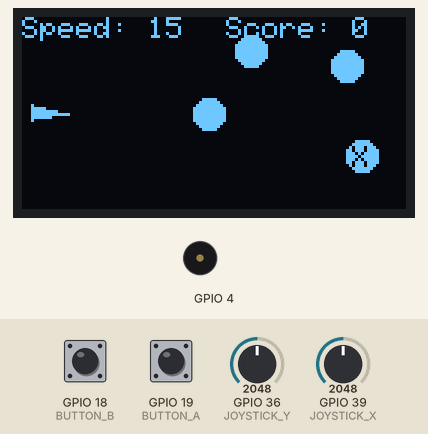
A sketch run on a simulated ESP32. Shown: 128×64 one-colour display, buzzer (waves = sounding). Inputs (shaded band) come from the test bench; at power-on: GPIO 19 (BUTTON_A) HIGH, GPIO 36 (JOYSTICK_Y) = 2048, GPIO 18 (BUTTON_B) HIGH, GPIO 39 (JOYSTICK_X) = 2048. Random numbers use the default seed unless the sketch sets one; EEPROM starts erased.

Above: at 4.2 s.
4.3 s: GPIO 19 (BUTTON_A) pulled LOW for 0.15 s
At 7.1 s:
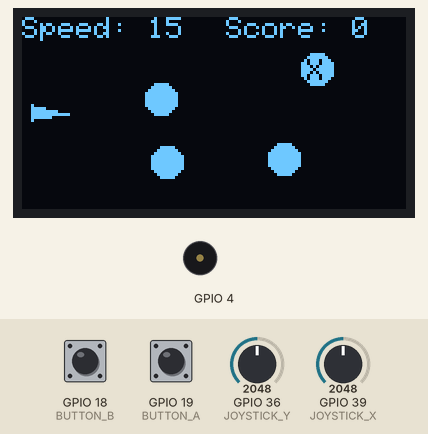
7.4 s: GPIO 36 (JOYSTICK_Y) set to 50
8.9 s: GPIO 36 (JOYSTICK_Y) set to 43
At 9.51 s:
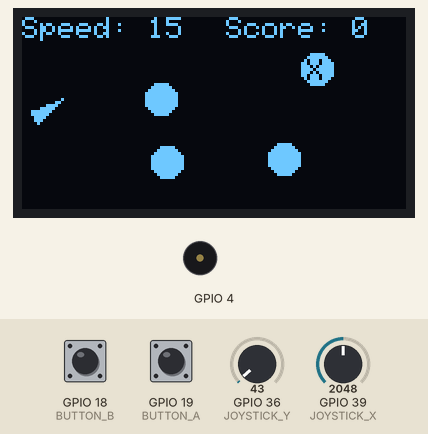
10.4 s: GPIO 18 (BUTTON_B) pulled LOW for 0.15 s
At 10.59 s:
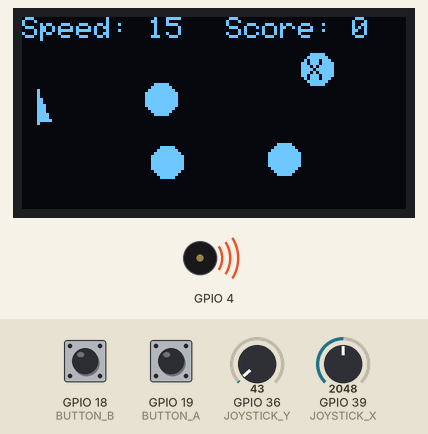
11.1 s: GPIO 39 (JOYSTICK_X) set to 4095
At 11.6 s:
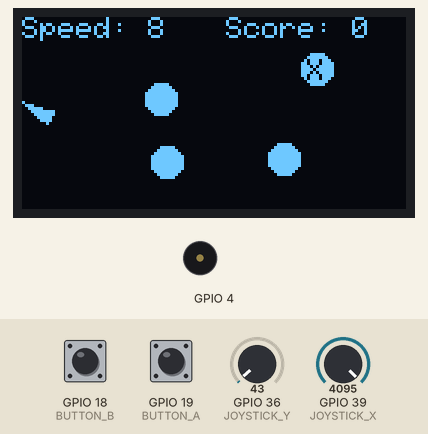
12.9 s: GPIO 19 (BUTTON_A) pulled LOW for 1 s
At 14.81 s:
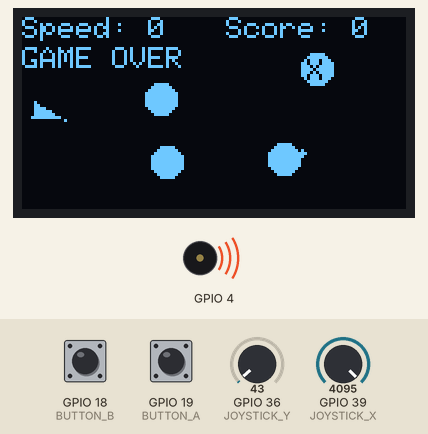
Timing chart, 0 to 15.5 s (numbered marks = the images above; inputs shaded):
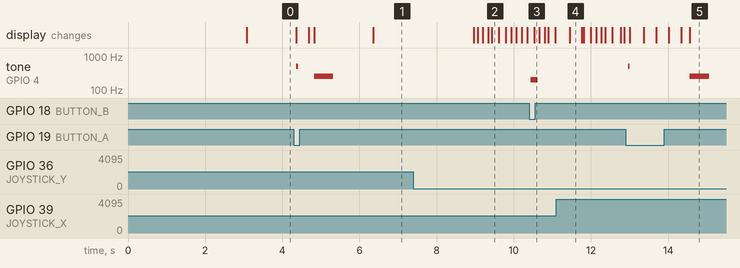

Measured:
- the behaviour switches between 48 and 47 on GPIO 36 (JOYSTICK_Y) (found by bisection; images 1 and 2)
- after the input at 4.3 s, tone on GPIO 4: silent → 500 Hz after 0.07 s, → silent 0.05 s later, → 250 Hz 0.41 s later, → silent 0.50 s later; the display: first changes after 0.07 s (image 1 shows a later state)
- after the input at 7.4 s, every drawn part: stays the same
- after the input at 8.9 s, the display: first changes after 0.07 s (image 2 shows a later state)
- after the input at 10.4 s, tone on GPIO 4: silent → 200 Hz at once, → silent 0.18 s later
- after the input at 12.9 s, tone on GPIO 4: silent → 500 Hz after 0.06 s, → silent 0.05 s later, → 250 Hz 1.6 s later, → silent 0.50 s later

The sketch:

gravity_game.ino
```cpp
#include <Adafruit_GFX.h>
#include <Adafruit_SSD1306.h>
#include <Arduino.h>
#include <Preferences.h>

Preferences preferences;
int highScore;

#define BUTTON_A 19
#define BUTTON_B 18
#define JOYSTICK_X 39
#define JOYSTICK_Y 36

#define SCREEN_WIDTH 128
#define SCREEN_HEIGHT 64
#define OLED_RESET -1
Adafruit_SSD1306 display(SCREEN_WIDTH, SCREEN_HEIGHT, &Wire, OLED_RESET);

#define JOYSTICK_DEADZONE 2000
#define ROTATION_SPEED 0.05f

#define SHIP_SIZE 8

#define MIN_BULLET_SPEED 0
#define MAX_BULLET_SPEED 15
#define MAX_BULLET_DISTANCE 100
#define BULLET_SIZE 1

#define PLANET_SIZE 5
#define GRAVITATIONAL_CONSTANT 2.0f
#define MAX_PLANETS 4
#define SIDE_BUFFER 10
#define LEFT_SIDE_BUFFER 35
#define MIN_PLANET_DISTANCE 20

#define BUZZER 4
#define SOUND_DURATION_MS 10

struct ship {
  float positionx;
  float positiony;
  float direction;
  int size;
  bool fireBlaster;
  int bulletSpeed;
};

struct bullet {
  float positionx;
  float positiony;
  float old_positionx;  // to check collision tunneling
  float old_positiony;  // to check collision tunneling
  float direction;
  float velocityX;
  float velocityY;
  int distanceTraveled;
  bool active;
};

struct planet {
  float positionx;
  float positiony;
  int size;
  float mass;
  bool isTarget;
};

ship playerShip;
bullet playerBullet;
planet planets[MAX_PLANETS];

enum SoundType {
  FIRE,
  SCORE,
  CRASH,
  NONE
};

struct sound {
  SoundType sound;
  bool newSound;
  unsigned long soundEnd;
};

sound gameSound;

unsigned long points = 0; // Point counter

void setup() {
  Serial.begin(9600);
  pinMode(BUTTON_A, INPUT_PULLUP);
  pinMode(BUTTON_B, INPUT_PULLUP);

  if (!display.begin(SSD1306_SWITCHCAPVCC, 0x3C)) {
    Serial.println(F("SSD1306 allocation failed"));
    for (;;);
  }

  // init buzzer
  if (!ledcAttachChannel(BUZZER, 2000, 8, 0)) { // pin, freq, resolution, channel
    Serial.println(F("Buzzer pwm init failed"));
    for (;;);
    }

  // store high score
  preferences.begin("highScore", false);

  // trigger high score reset
  if (!digitalRead(BUTTON_A) && !digitalRead(BUTTON_B)) {

    // Save the reset high score
    preferences.putInt("highScore", 0);

    display.clearDisplay();
    display.setTextSize(1);
    display.setTextColor(WHITE);
    display.setCursor(0, 0);
    display.println("High Score Reset!");
    display.display();

    delay(1000);
  }

  // get high score
  highScore = preferences.getInt("highScore", 0);

  showStartupLogo();
  startGame();
}

void showStartupLogo() {
  display.clearDisplay();
  display.setTextSize(2);
  display.setTextColor(WHITE);
  display.setCursor(0, 0);
  display.println("Gravity");
  display.println("Game");
  display.setTextSize(1);
  display.println();
  display.print("High Score: ");
  display.print(highScore);
  display.display();
  delay(3000);
}

void startGame() {

  // Init sound
  gameSound = {
    NONE,
    false,
    0
  };

  points = 0;

  resetGameObjects();

}

bool isPlanetOverlapping(float x, float y, int index) {
  for (int i = 0; i < index; i++) {
    float dx = x - planets[i].positionx;
    float dy = y - planets[i].positiony;
    float distanceSquared = dx * dx + dy * dy;
    if (distanceSquared < MIN_PLANET_DISTANCE * MIN_PLANET_DISTANCE) {
      return true;
    }
  }
  return false;
}

void resetGameObjects() {

  // Init ship
  playerShip = {
    7,                   // positionx
    SCREEN_HEIGHT / 2.0f, // positiony
    0.0f,                 // direction (in radians)
    SHIP_SIZE,            // size
    false,                // blaster
    15                    // bullet speed
  };

  // Init planets
  for (int i = 0; i < MAX_PLANETS; i++) {
    float x, y;
    do {
      x = random(LEFT_SIDE_BUFFER, SCREEN_WIDTH - SIDE_BUFFER);
      y = random(SIDE_BUFFER, SCREEN_HEIGHT - SIDE_BUFFER);
    } while (isPlanetOverlapping(x, y, i));

    planets[i] = {
      x,                                            // x
      y,                                            // y
      PLANET_SIZE,                                  // size
      PI * (float)PLANET_SIZE * (float)PLANET_SIZE, // mass
      false                                         // isTarget
    };
  }

  // Select the planet with the highest x-coordinate as the target
  int rightmostPlanetIndex = 0;
  float maxX = planets[0].positionx;

  for (int i = 1; i < MAX_PLANETS; i++) {
      if (planets[i].positionx > maxX) {
          maxX = planets[i].positionx;
          rightmostPlanetIndex = i;
      }
  }

  planets[rightmostPlanetIndex].isTarget = true;

}


void loop() {
  handleController();
  applyGravity();
  updateBullet();
  checkCollision();
  render();
  playSound();

  delay(20);  // Adjust for desired frame rate
}

void handleController() {
  int joystickX = analogRead(JOYSTICK_Y) - 2048;
  int joystickY = analogRead(JOYSTICK_X) - 2048;

  // Rotate ship
  if (abs(joystickX) > JOYSTICK_DEADZONE) {
    float rotationAmount = (float)joystickX / 2048.0f * ROTATION_SPEED;
    playerShip.direction += rotationAmount;

    // Keep direction between 0 and 2π
    if (playerShip.direction < 0) playerShip.direction += 2 * PI;
    if (playerShip.direction >= 2 * PI) playerShip.direction -= 2 * PI;
  }

  // Set bullet speed
  if (abs(joystickY) > JOYSTICK_DEADZONE) {
    if (joystickY < 0) {
      playerShip.bulletSpeed += 1;
    }
    else {
      playerShip.bulletSpeed -= 1;
    }

    if (playerShip.bulletSpeed > MAX_BULLET_SPEED) playerShip.bulletSpeed = MAX_BULLET_SPEED;
    if (playerShip.bulletSpeed < MIN_BULLET_SPEED) playerShip.bulletSpeed = MIN_BULLET_SPEED;
  }

  // Handle reset button
  if (!digitalRead(BUTTON_B)) {
    playerBullet.active = false;

    gameSound.newSound = true;
    gameSound.sound = CRASH;
  }

  // Handle blaster firing
  if (!digitalRead(BUTTON_A) && !playerBullet.active) {
    playerShip.fireBlaster = true;

    gameSound.newSound = true;
    gameSound.sound = FIRE;
  } else {
    playerShip.fireBlaster = false;
  }

  // Fire bullet if fireBlaster is true and no active bullet
  if (playerShip.fireBlaster && !playerBullet.active) {

    // position
    playerBullet.positionx = playerShip.positionx;
    playerBullet.positiony = playerShip.positiony;

    // direction
    playerBullet.direction = playerShip.direction;

    // velocity
    playerBullet.velocityX = cos(playerBullet.direction) * (float)playerShip.bulletSpeed / 4.0;
    playerBullet.velocityY = sin(playerBullet.direction) * (float)playerShip.bulletSpeed / 4.0;

    playerBullet.distanceTraveled = 0;
    playerBullet.active = true;
  }
}

void updateBullet() {
  if (playerBullet.active) {

    // Update ship position based on velocity
    playerBullet.old_positionx = playerBullet.positionx;
    playerBullet.old_positiony = playerBullet.positiony;

    playerBullet.positionx += playerBullet.velocityX;
    playerBullet.positiony += playerBullet.velocityY;

    playerBullet.distanceTraveled += 1;

    // Deactivate bullet if it has traveled the maximum distance
    if (playerBullet.distanceTraveled >= MAX_BULLET_DISTANCE) {
      playerBullet.active = false;

      gameSound.newSound = true;
      gameSound.sound = CRASH;
    }

    // check for reset if bullet way outside play box
    if ( abs(playerBullet.positionx) > 1000 || abs(playerBullet.positiony) > 1000 ) {
      playerBullet.active = false;

      gameSound.newSound = true;
      gameSound.sound = CRASH;
    }
  }
}

void applyGravity() {
  if (playerBullet.active) {
    for (int i = 0; i < MAX_PLANETS; i++) {
      float dx = planets[i].positionx - playerBullet.positionx;
      float dy = planets[i].positiony - playerBullet.positiony;
      float distanceSquared = dx * dx + dy * dy;

      // Avoid division by zero and limit maximum gravitational force
      if (distanceSquared < 1) distanceSquared = 1;

      float force = (GRAVITATIONAL_CONSTANT * planets[i].mass) / distanceSquared;

      // Apply gravitational force to bullet's velocity components
      playerBullet.velocityX += (dx / sqrt(distanceSquared)) * force;
      playerBullet.velocityY += (dy / sqrt(distanceSquared)) * force;
    }
  }
}

void checkCollision() {
  if (playerBullet.active) {

    // Number of discreet steps to check
    const int steps = 10;

    for (int step = 0; step <= steps; step++) {
      // Calculate the position to check
      float checkX = playerBullet.old_positionx + (playerBullet.positionx - playerBullet.old_positionx) * step / steps;
      float checkY = playerBullet.old_positiony + (playerBullet.positiony - playerBullet.old_positiony) * step / steps;

      for (int i = 0; i < MAX_PLANETS; i++) {
        float dx = checkX - planets[i].positionx;
        float dy = checkY - planets[i].positiony;
        float distanceSquared = dx*dx + dy*dy;

        // Check if this point is inside the planet's circle
        if (distanceSquared <= planets[i].size * planets[i].size) {
          playerBullet.active = false;
          if (planets[i].isTarget) {
            points++; // increase points

            gameSound.newSound = true;
            gameSound.sound = SCORE;

            resetGameObjects();
          } else {
            gameOver();
          }
          return;
        }
      }
    }
  }
}

void render() {
  display.clearDisplay();

  // Display points
  display.setTextSize(1);
  display.setTextColor(WHITE);
  display.setCursor(SCREEN_WIDTH - 60, 0); // Position the text at the top-right corner
  display.print("Score: ");
  display.print(points);

  // Draw ship (triangle)
  int x1 = playerShip.positionx + playerShip.size * cos(playerShip.direction);
  int y1 = playerShip.positiony + playerShip.size * sin(playerShip.direction);
  int x2 = playerShip.positionx + playerShip.size/2 * cos(playerShip.direction + 2.5);
  int y2 = playerShip.positiony + playerShip.size/2 * sin(playerShip.direction + 2.5);
  int x3 = playerShip.positionx + playerShip.size/2 * cos(playerShip.direction - 2.5);
  int y3 = playerShip.positiony + playerShip.size/2 * sin(playerShip.direction - 2.5);
  display.fillTriangle(x1, y1, x2, y2, x3, y3, WHITE);

  // Draw bullet
  if (playerBullet.active) {
    display.fillCircle(playerBullet.positionx, playerBullet.positiony, BULLET_SIZE, WHITE);
  }

  // Draw planets
  for (int i = 0; i < MAX_PLANETS; i++) {

    //place X on target planet
    if (planets[i].isTarget) {
      display.fillCircle(planets[i].positionx, planets[i].positiony, planets[i].size, WHITE);
      display.setTextSize(1);
      display.setTextColor(BLACK);
      display.setCursor(planets[i].positionx - 3, planets[i].positiony - 3);
      display.print("X");
    } else {
      display.fillCircle(planets[i].positionx, planets[i].positiony, planets[i].size, WHITE);
    }

  }

  // display velocity
  display.setTextSize(1);
  display.setTextColor(SSD1306_WHITE);
  display.setCursor(0, 0);
  display.print("Speed: ");
  display.print(playerShip.bulletSpeed);

  display.display();
}

void playSound() {

  if (gameSound.newSound) {

    switch (gameSound.sound) {
      case FIRE:
        ledcWriteTone(BUZZER, 500); // Mid tone
        break;
      case SCORE:
        ledcWriteTone(BUZZER, 1000); // High tone
        break;
      case CRASH:
        ledcWriteTone(BUZZER, 200); // Low tone
        break;
      default:
        ledcWriteTone(BUZZER, 0); // No sound
        break;
    }

    gameSound.newSound = false;
    gameSound.soundEnd = millis() + SOUND_DURATION_MS;
  }

  unsigned long currentTime = millis();

  if (currentTime > gameSound.soundEnd) {
    ledcWriteTone(BUZZER, 0);
  }

}

void gameOver() {
  display.setTextSize(1);
  display.setTextColor(SSD1306_WHITE);
  display.setCursor(0, 10);
  display.println("GAME OVER");

  if (points > highScore){
    preferences.putInt("highScore", points);
    display.setCursor(0, SCREEN_HEIGHT - 10);
    display.println("New High Score!");
  }

  display.display();

  // Delay then restart game
  ledcWriteTone(BUZZER, 250);
  delay(500);
  ledcWriteTone(BUZZER, 0);
  delay(1000);
  startGame();
}
```
